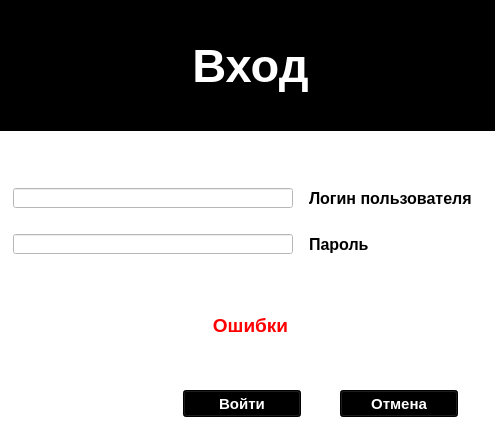
<?xml version="1.0" encoding="UTF-8"?>
<ui version="4.0">
 <class>LoginWindow</class>
 <widget class="QMainWindow" name="LoginWindow">
  <property name="geometry">
   <rect>
    <x>0</x>
    <y>0</y>
    <width>495</width>
    <height>447</height>
   </rect>
  </property>
  <property name="windowTitle">
   <string>Вход</string>
  </property>
  <property name="styleSheet">
   <string notr="true">background-color: rgb(255, 255, 255);</string>
  </property>
  <widget class="QWidget" name="centralwidget">
   <widget class="QWidget" name="formLayoutWidget">
    <property name="geometry">
     <rect>
      <x>3</x>
      <y>150</y>
      <width>491</width>
      <height>141</height>
     </rect>
    </property>
    <layout class="QFormLayout" name="formLayout">
     <property name="labelAlignment">
      <set>Qt::AlignCenter</set>
     </property>
     <property name="formAlignment">
      <set>Qt::AlignCenter</set>
     </property>
     <item row="0" column="0">
      <widget class="QLineEdit" name="edit_login">
       <property name="minimumSize">
        <size>
         <width>300</width>
         <height>40</height>
        </size>
       </property>
       <property name="maximumSize">
        <size>
         <width>0</width>
         <height>0</height>
        </size>
       </property>
       <property name="styleSheet">
        <string notr="true">margin:10px;</string>
       </property>
      </widget>
     </item>
     <item row="0" column="1">
      <widget class="QLabel" name="label_2">
       <property name="font">
        <font>
         <pointsize>12</pointsize>
         <bold>true</bold>
        </font>
       </property>
       <property name="text">
        <string>Логин пользователя</string>
       </property>
      </widget>
     </item>
     <item row="1" column="0">
      <widget class="QLineEdit" name="edit_password">
       <property name="minimumSize">
        <size>
         <width>300</width>
         <height>40</height>
        </size>
       </property>
       <property name="maximumSize">
        <size>
         <width>0</width>
         <height>0</height>
        </size>
       </property>
       <property name="styleSheet">
        <string notr="true">margin:10px;</string>
       </property>
      </widget>
     </item>
     <item row="1" column="1">
      <widget class="QLabel" name="label_3">
       <property name="font">
        <font>
         <pointsize>12</pointsize>
         <bold>true</bold>
        </font>
       </property>
       <property name="text">
        <string>Пароль</string>
       </property>
      </widget>
     </item>
    </layout>
   </widget>
   <widget class="QLabel" name="label">
    <property name="geometry">
     <rect>
      <x>0</x>
      <y>0</y>
      <width>501</width>
      <height>131</height>
     </rect>
    </property>
    <property name="font">
     <font>
      <pointsize>35</pointsize>
      <bold>true</bold>
     </font>
    </property>
    <property name="styleSheet">
     <string notr="true">color:white;
background-color: rgb(0, 0, 0);</string>
    </property>
    <property name="text">
     <string>Вход</string>
    </property>
    <property name="alignment">
     <set>Qt::AlignCenter</set>
    </property>
   </widget>
   <widget class="QWidget" name="horizontalLayoutWidget">
    <property name="geometry">
     <rect>
      <x>150</x>
      <y>360</y>
      <width>341</width>
      <height>61</height>
     </rect>
    </property>
    <layout class="QHBoxLayout" name="horizontalLayout">
     <item>
      <widget class="QPushButton" name="button_signin">
       <property name="minimumSize">
        <size>
         <width>118</width>
         <height>27</height>
        </size>
       </property>
       <property name="maximumSize">
        <size>
         <width>0</width>
         <height>0</height>
        </size>
       </property>
       <property name="font">
        <font>
         <pointsize>11</pointsize>
         <bold>true</bold>
        </font>
       </property>
       <property name="styleSheet">
        <string notr="true">background-color: rgb(0, 0, 0);
color: rgb(255, 255, 255);</string>
       </property>
       <property name="text">
        <string>Войти</string>
       </property>
      </widget>
     </item>
     <item>
      <widget class="QPushButton" name="button_exit">
       <property name="minimumSize">
        <size>
         <width>118</width>
         <height>27</height>
        </size>
       </property>
       <property name="maximumSize">
        <size>
         <width>0</width>
         <height>0</height>
        </size>
       </property>
       <property name="font">
        <font>
         <pointsize>11</pointsize>
         <bold>true</bold>
        </font>
       </property>
       <property name="styleSheet">
        <string notr="true">background-color: rgb(0, 0, 0);
color: rgb(255, 255, 255);</string>
       </property>
       <property name="text">
        <string>Отмена</string>
       </property>
      </widget>
     </item>
    </layout>
   </widget>
   <widget class="QLabel" name="label_error">
    <property name="geometry">
     <rect>
      <x>10</x>
      <y>300</y>
      <width>481</width>
      <height>51</height>
     </rect>
    </property>
    <property name="font">
     <font>
      <pointsize>14</pointsize>
      <bold>true</bold>
     </font>
    </property>
    <property name="styleSheet">
     <string notr="true">color: rgb(255, 0, 0);</string>
    </property>
    <property name="text">
     <string>Ошибки</string>
    </property>
    <property name="alignment">
     <set>Qt::AlignCenter</set>
    </property>
   </widget>
  </widget>
  <widget class="QStatusBar" name="statusbar"/>
 </widget>
 <resources/>
 <connections/>
</ui>
